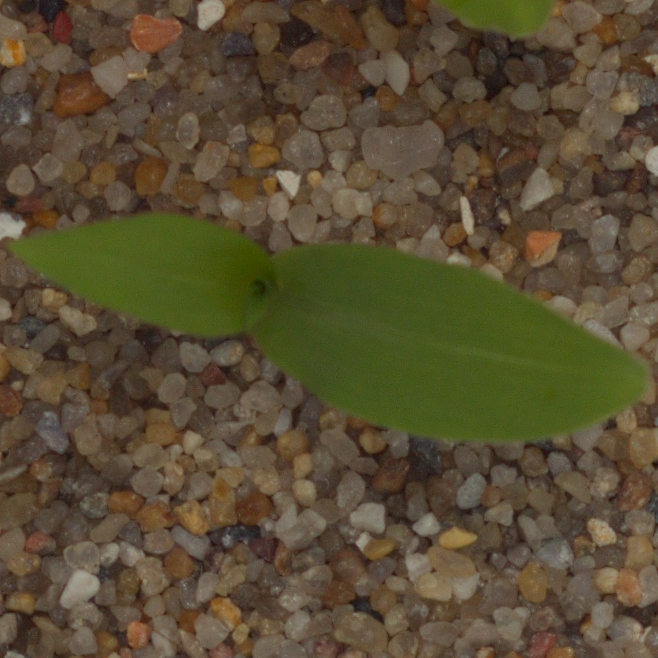
#> input picture Leaf/performing_detection/data/images/243.png, 658 x 658 px, found by its file name
$ jupyter execute --allow-errors 'Image Preprocessing.ipynb'
#> lines starting #> are read from the running program, lines starting #| are printed output that depends on the picture; after the words box and inside, x2 and y2 are one past the last pixel; in counts of white or black regions, pixels touching at a corner belong together
PRE PROCESSING USING MAIZE PLANT

Extracting plant from it's background

[cell 1]
from PIL import Image
import cv2
from matplotlib import pyplot as plt


Image.open('C:\\Users\\Annie\\Downloads\\Common Chickweed\\243.png')

[cell 2]
test_img_path='C:\\Users\\Annie\\Downloads\\Common Chickweed\\243.png'
gs=cv2.imread(test_img_path)
gray_im = cv2.cvtColor(gs, cv2.COLOR_BGR2GRAY)
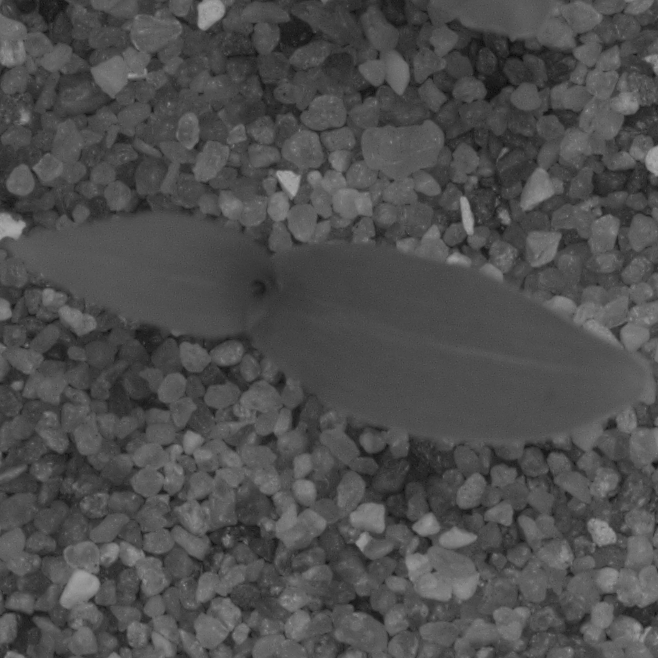
#> gray_im: shape (658, 658); min 10, max 169, mean 77.8
grayscale_pixels = []
for i in range(len(gray_im)):
    grayscale_pixels += list(gray_im[i].flatten())
#> after the loop, grayscale_pixels = 432964 items

plt.hist(grayscale_pixels, bins=[i for i in range(0, 256, 10)], color='b', alpha=0.4, rwidth=0.85)
plt.title('Distribution of Gray-Scale Pixel Counts')
plt.show()
#> figure, not shown here; tallest bar 106167 high, from x = 70.75 to 79.25

[cell 3]
import cv2
img =  cv2.imread('C:\\Users\\Annie\\Downloads\\Common Chickweed\\243.png')
hsv = cv2.cvtColor(img, cv2.COLOR_BGR2HSV)
#> hsv: shape (658, 658, 3); mean H, S, V 19.4, 114.4, 91.8

# find the green color
mask_green = cv2.inRange(hsv, (36,0,0), (86,255,255))
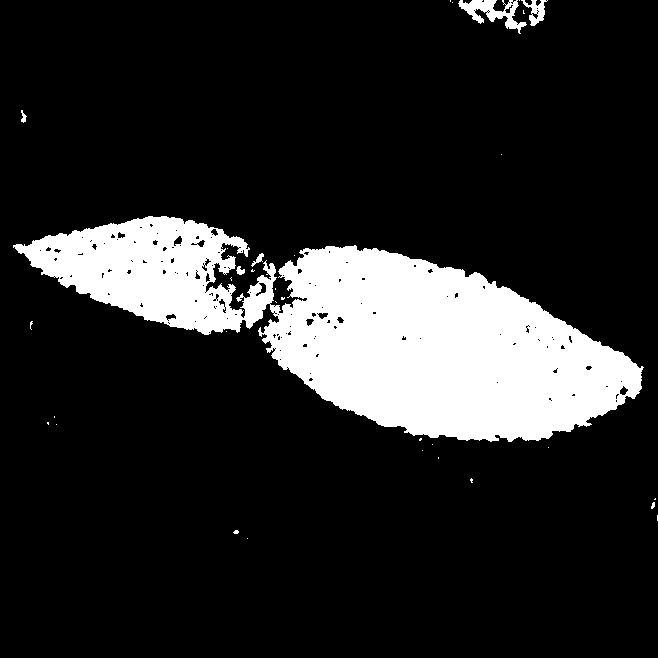
#> mask_green: shape (658, 658); 15.6% white; 34 white regions (27 under 20 px), largest, box (x1, y1, x2, y2) and area: (13, 216, 644, 442) 66189, (458, 0, 527, 34) 902, (521, 0, 548, 26) 306

# find any green in the image
mask = cv2.bitwise_or(mask_green, mask_green)

# Bitwise-AND mask and original image
res = cv2.bitwise_and(img,img, mask= mask)

cv2.imshow("original", img)
cv2.imshow("final image", res)
cv2.waitKey(0)
cv2.destroyAllWindows()

[cell 4]
from matplotlib import pyplot as plt
plt.imshow(res)
plt.imsave('final image.png', res)

LEAF COUNT

[cell 5]
import numpy as np
import pandas as pd
import os
import datetime
import pickle
from PIL import Image

import matplotlib.pyplot as plt
import seaborn as sns
import sklearn
from sklearn.neighbors import KNeighborsClassifier
from sklearn.metrics import confusion_matrix

[cell 6]
test_img_path ='C:\\Users\\Annie\\final image.png'
test_img_path

[cell 7]
#Reading the image
main_img = cv2.imread(test_img_path)
#> (the rest of this cell did not finish here and is left out)

[cell 8]
# Convert image in grayscale
gray_im = cv2.cvtColor(img, cv2.COLOR_BGR2GRAY)
plt.subplot(221)
plt.title('Grayscale image')
plt.imshow(gray_im, cmap="gray", vmin=0, vmax=255)
plt.imsave('final image1.png', gray_im)

CONTRAST ADJUSTMENT

[cell 9]
# Contrast adjusting with gamma correction y = 1.2

gray_correct = np.array(255 * (gray_im / 255) ** 1.5 , dtype='uint8')
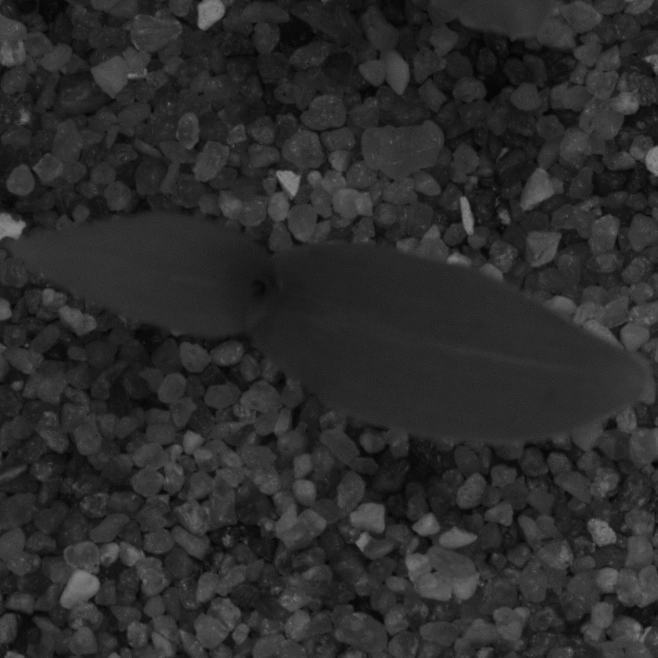
#> gray_correct: shape (658, 658); min 1, max 137, mean 43.5
plt.subplot(222)
plt.title('Gamma Correction y= 1.2')
plt.imshow(gray_correct, cmap="gray", vmin=0, vmax=255)
plt.imsave('final image2.png', gray_correct)

[cell 10]
# Contrast adjusting with histogramm equalization
gray_equ = cv2.equalizeHist(gray_im)
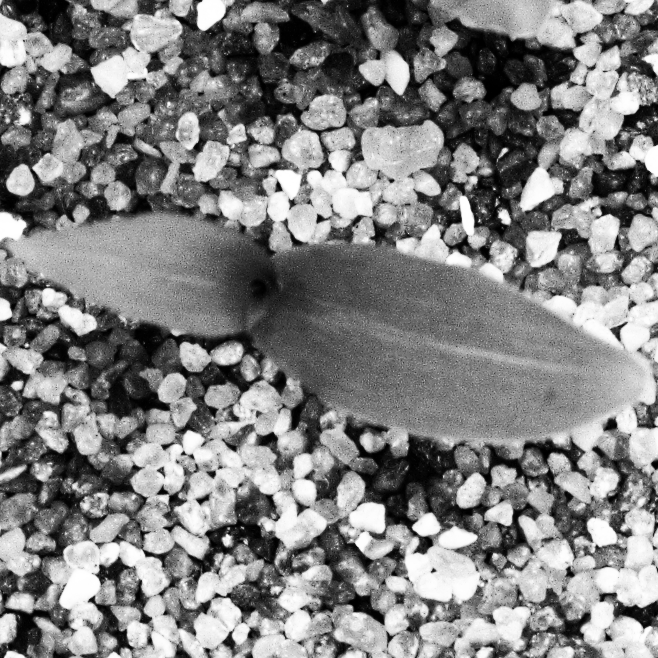
#> gray_equ: shape (658, 658); min 0, max 255, mean 129.4
plt.subplot(223)
plt.title('Histogram equilization')
plt.imshow(gray_equ, cmap="gray", vmin=0, vmax=255)
plt.imsave('final image3.png', gray_equ)
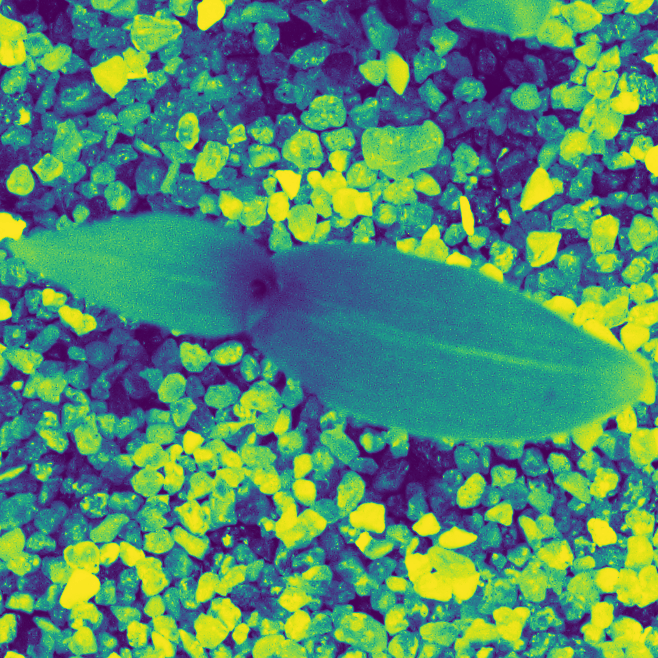
#> saved as final image3.png: shape (658, 658, 3); mean R, G, B 83.4, 138.5, 109

IMAGE DILATION AND EROSION

[cell 11]
# Dilatation et erosion
kernel = np.ones((15,15), np.uint8)
img_dilation = cv2.dilate(gray_correct, kernel, iterations=1)
img_erode = cv2.erode(img_dilation,kernel, iterations=1)
# clean all noise after dilatation and erosion
img_erode = cv2.medianBlur(img_erode, 7)
plt.subplot(221)
plt.title('Dilatation + erosion')
plt.imshow(img_erode, cmap="gray", vmin=0, vmax=255)
plt.imsave('final image4.png', img_erode)
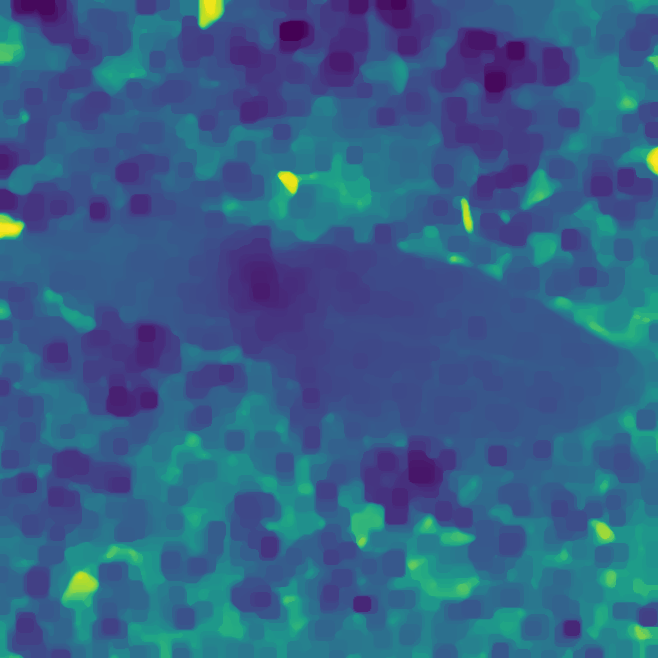
#> saved as final image4.png: shape (658, 658, 3); mean R, G, B 52.8, 96.6, 136.9

[cell 12]
# Dilatation et erosion
kernel = np.ones((15,15), np.uint8)
img_dilation = cv2.dilate(gray_equ, kernel, iterations=1)
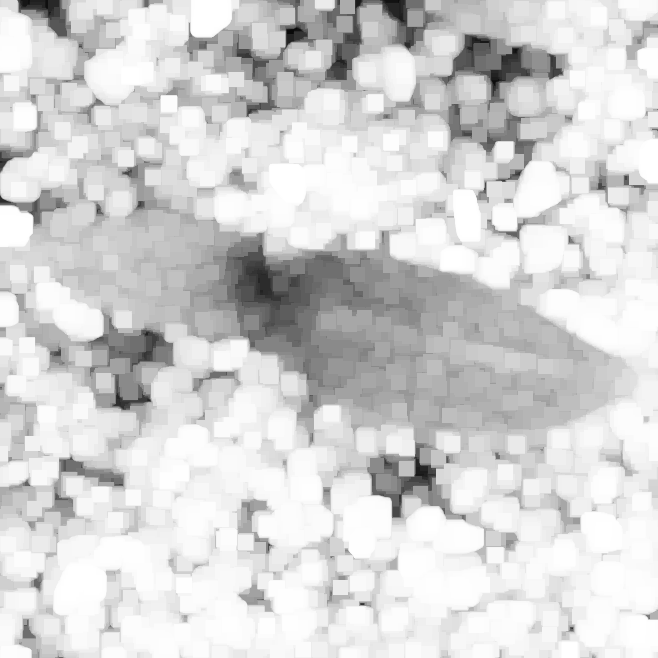
#> img_dilation: shape (658, 658); min 9, max 255, mean 212.9
img_erode = cv2.erode(img_dilation,kernel, iterations=1)
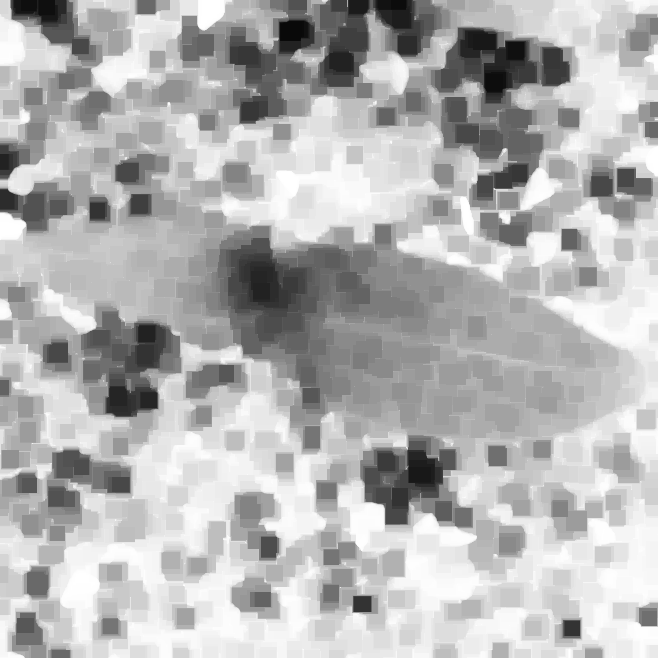
#> img_erode: shape (658, 658); min 9, max 255, mean 179.4
# clean all noise after dilatation and erosion
img_erode = cv2.medianBlur(img_erode, 7)
plt.subplot(221)
plt.title('Dilatation + erosion')
plt.imshow(img_erode, cmap="gray", vmin=0, vmax=255)
plt.imsave('final image5.png', img_erode)
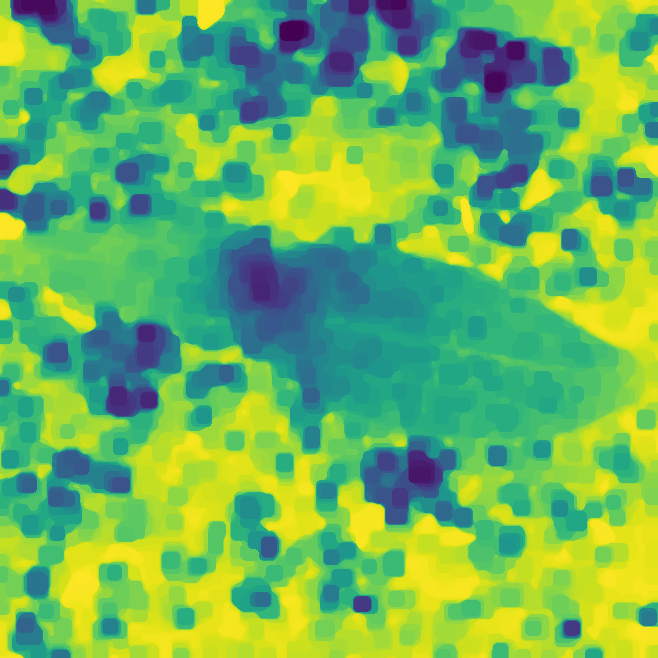
#> saved as final image5.png: shape (658, 658, 3); mean R, G, B 108.4, 181.5, 91.8

OBJECT LABELING

[cell 13]
# Labeling

ret, labels = cv2.connectedComponents(img_erode)
#> labels: shape (658, 658) int32; every value is 1
#> ret = 2
label_hue = np.uint8(179 * labels / np.max(labels))
#> label_hue: shape (658, 658); every value is 179
blank_ch = 255 * np.ones_like(label_hue)
labeled_img = cv2.merge([label_hue, blank_ch, blank_ch])
labeled_img = cv2.cvtColor(labeled_img, cv2.COLOR_HSV2BGR)
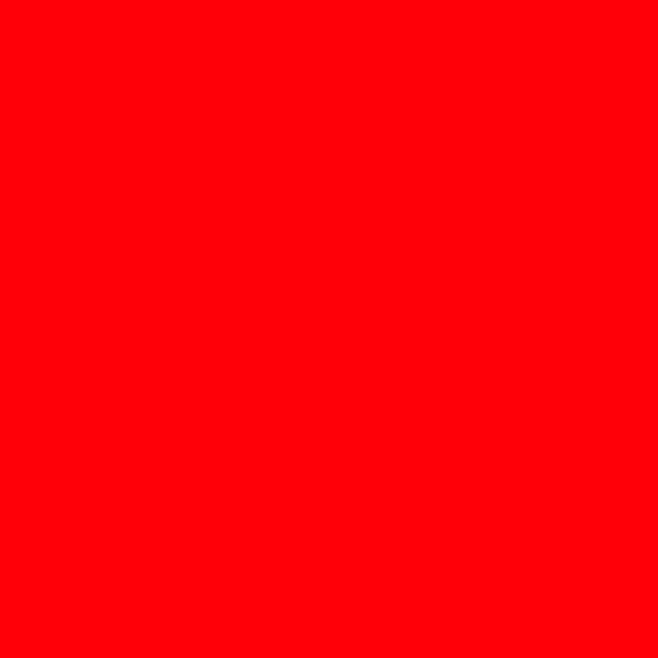
#> labeled_img: shape (658, 658, 3); mean B, G, R 8, 0, 255
labeled_img[label_hue == 0] = 0

plt.subplot(222)
plt.title('Objects counted:'+ str(ret-1))
plt.imshow(labeled_img)
print('objects number is:', ret-1)
#| objects number is: 1
plt.show()
plt.imsave('final image6.png',labeled_img)

[cell 14]
# Labeling

ret, labels = cv2.connectedComponents(img_erode)
label_hue = np.uint8(179 * labels / np.max(labels))
blank_ch = 255 * np.ones_like(label_hue)
labeled_img = cv2.merge([label_hue, blank_ch, blank_ch])
labeled_img = cv2.cvtColor(labeled_img, cv2.COLOR_HSV2BGR)
labeled_img[label_hue == 0] = 0

plt.subplot(222)
plt.title('Objects counted:'+ str(ret-1))
plt.imshow(labeled_img)
print('objects number is:', ret-1)
#| objects number is: 1
plt.show()
plt.imsave('final image7.png', labeled_img)
